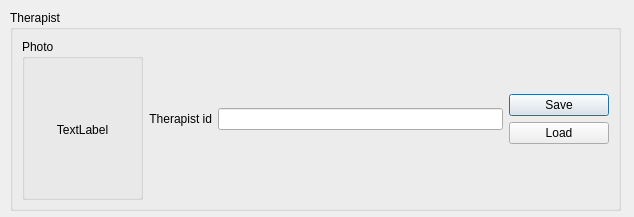
<?xml version="1.0" encoding="UTF-8"?>
<ui version="4.0">
 <class>Dialog</class>
 <widget class="QDialog" name="Dialog">
  <property name="geometry">
   <rect>
    <x>0</x>
    <y>0</y>
    <width>634</width>
    <height>217</height>
   </rect>
  </property>
  <property name="windowTitle">
   <string>Dialog</string>
  </property>
  <widget class="QGroupBox" name="groupBox_2">
   <property name="geometry">
    <rect>
     <x>10</x>
     <y>10</y>
     <width>611</width>
     <height>201</height>
    </rect>
   </property>
   <property name="sizePolicy">
    <sizepolicy hsizetype="Expanding" vsizetype="Expanding">
     <horstretch>0</horstretch>
     <verstretch>0</verstretch>
    </sizepolicy>
   </property>
   <property name="title">
    <string>Therapist</string>
   </property>
   <layout class="QGridLayout" name="gridLayout">
    <item row="0" column="0">
     <widget class="QGroupBox" name="groupBox_4">
      <property name="minimumSize">
       <size>
        <width>121</width>
        <height>161</height>
       </size>
      </property>
      <property name="maximumSize">
       <size>
        <width>136</width>
        <height>201</height>
       </size>
      </property>
      <property name="title">
       <string>Photo</string>
      </property>
      <widget class="QLabel" name="therapist_image_label">
       <property name="geometry">
        <rect>
         <x>0</x>
         <y>15</y>
         <width>121</width>
         <height>151</height>
        </rect>
       </property>
       <property name="text">
        <string>TextLabel</string>
       </property>
       <property name="alignment">
        <set>Qt::AlignCenter</set>
       </property>
      </widget>
     </widget>
    </item>
    <item row="0" column="1">
     <layout class="QHBoxLayout" name="horizontalLayout">
      <item>
       <widget class="QLabel" name="label_8">
        <property name="text">
         <string>Therapist id</string>
        </property>
        <property name="alignment">
         <set>Qt::AlignRight|Qt::AlignTrailing|Qt::AlignVCenter</set>
        </property>
       </widget>
      </item>
      <item>
       <widget class="QLineEdit" name="therapist_id_text">
        <property name="minimumSize">
         <size>
          <width>120</width>
          <height>0</height>
         </size>
        </property>
       </widget>
      </item>
     </layout>
    </item>
    <item row="0" column="2">
     <layout class="QVBoxLayout" name="verticalLayout">
      <item>
       <spacer name="verticalSpacer">
        <property name="orientation">
         <enum>Qt::Vertical</enum>
        </property>
        <property name="sizeHint" stdset="0">
         <size>
          <width>20</width>
          <height>20</height>
         </size>
        </property>
       </spacer>
      </item>
      <item>
       <widget class="QPushButton" name="save_therapist_button">
        <property name="minimumSize">
         <size>
          <width>100</width>
          <height>0</height>
         </size>
        </property>
        <property name="text">
         <string>Save</string>
        </property>
       </widget>
      </item>
      <item>
       <widget class="QPushButton" name="load_therapist_button">
        <property name="minimumSize">
         <size>
          <width>100</width>
          <height>0</height>
         </size>
        </property>
        <property name="text">
         <string>Load</string>
        </property>
       </widget>
      </item>
      <item>
       <spacer name="verticalSpacer_2">
        <property name="orientation">
         <enum>Qt::Vertical</enum>
        </property>
        <property name="sizeHint" stdset="0">
         <size>
          <width>20</width>
          <height>40</height>
         </size>
        </property>
       </spacer>
      </item>
     </layout>
    </item>
   </layout>
  </widget>
 </widget>
 <resources/>
 <connections/>
</ui>
